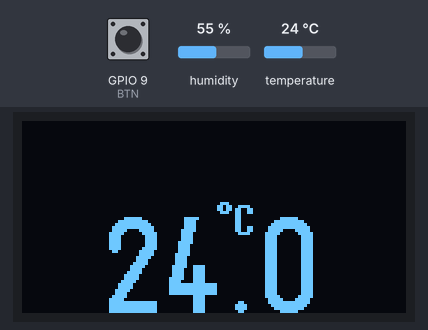
Simulated run of this sketch. Board: ESP32-C3. Parts: 128×64 one-colour display. Inputs (shaded band) come from the test bench; at power-on: GPIO 9 (BTN) HIGH, humidity 55 %, temperature 24 °C.

Above: at 1.6 s.
1.7 s: GPIO 9 (BTN) pulled LOW for 0.15 s
At 3.1 s:
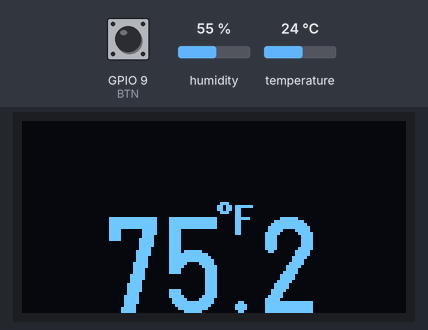
3.5 s: GPIO 9 (BTN) pulled LOW for 1 s
At 4.6 s:
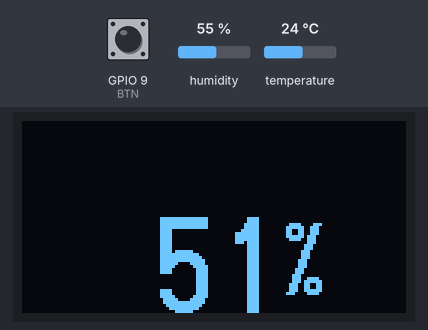
6.0 s: humidity set to 22 %
At 7.2 s:
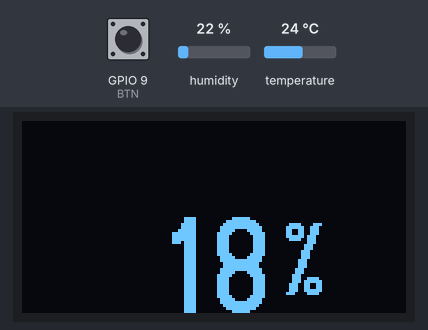
7.5 s: humidity set to 40 %
At 8.8 s:
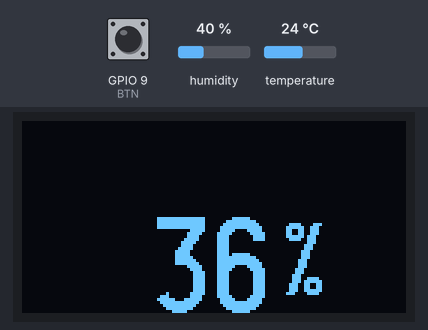
9.5 s: humidity set to 68 %
At 10.4 s:
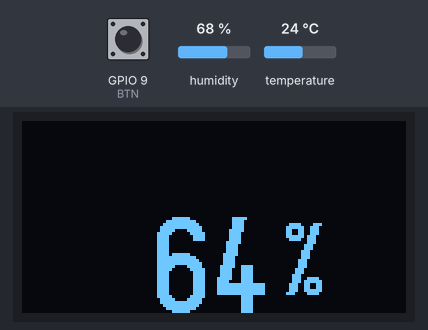
11.5 s: GPIO 9 (BTN) pulled LOW for 3.2 s
At 13.1 s:
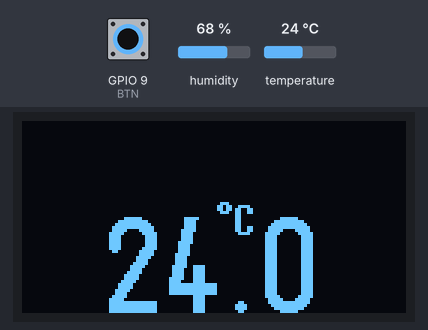
Timing chart, 0 to 14.6 s (numbered marks = the images above; inputs shaded):
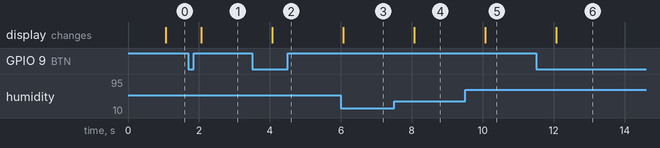

Measured:
- after the input at 1.7 s, the display: changes after 0.37 s (image 1)
- after the input at 3.5 s, the display: changes after 0.57 s (image 2)
- after the input at 6.0 s, the display: changes after 0.07 s (image 3)
- after the input at 7.5 s, the display: changes after 0.57 s (image 4)
- after the input at 9.5 s, the display: changes after 0.57 s (image 5)
- after the input at 11.5 s, the display: changes after 0.57 s (image 6)

The sketch:

esp32c3_sht30_button.ino
```cpp
/*
https://github.com/olikraus/u8g2/wiki/u8g2reference#setfont
https://github.com/olikraus/u8g2/wiki/fntlistallplain#u8g2-font-list
https://github.com/olikraus/u8g2/wiki/u8g2reference#clear
_mf, _mr, _mn refer to medium glyph sets optimized for memory usage.
_tn = digits only
_tr = full ASCII (most useful)
_tf = full ASCII with background fill

u8g2_font_<family><size>_<style>

Suffix	Meaning	Includes
_tr	transparent ASCII	letters, numbers, symbols
_tf	full ASCII (filled background)	same as tr but draws background
_tn	tabular numbers	digits only
_tm	numbers + punctuation	digits + . - :
_mf	medium font, full glyph	extended character set
_mr	medium font, reduced glyph	fewer characters
_mn	medium font, numbers only	digits only

Use case	  Font
Big digits	_tn
Full text	  _tr
Overwrite text	_tf
Minimal memory	_mr
Numbers + punctuation	_tm
*/
#include <Wire.h>
#include <U8g2lib.h>
#include <Adafruit_SHT31.h>
unsigned long lastUpdate = 0;
const unsigned long updateInterval = 1000;


// OLED (GPIO6=SCL, GPIO5=SDA)
U8G2_SSD1306_128X64_NONAME_F_HW_I2C u8g2(U8G2_R0); // Share GPIO5, GPIO6 with SHT30

// SHT30
Adafruit_SHT31 sht30 = Adafruit_SHT31();

// button
#define BTN 9  // change if needed

// display mode
int mode = 0;  // 0=C, 1=F, 2=Humidity

// offsets discovered earlier
#define XOFF 28
#define YOFF 24

void setup() {
  Serial.begin(115200);
  pinMode(BTN, INPUT_PULLUP);
  Wire.begin(5, 6);
  u8g2.begin();
  if (!sht30.begin(0x44)) {
    Serial.println("SHT30 not found");
  }
}

void drawBig(String value, String unit) {
  u8g2.clearBuffer();

  // large number font
  u8g2.setFont(u8g2_font_logisoso32_tf);
  int w = u8g2.getStrWidth(value.c_str());
  u8g2.drawStr((72 - w) / 2 + XOFF - 2, 40 + YOFF, value.c_str());
  // small unit label
  u8g2.setFont(u8g2_font_7x14B_tf);
  if (mode == 2) {
    u8g2.setFont(u8g2_font_logisoso24_tf);
    u8g2.drawStr(58 + XOFF, 34 + YOFF, unit.c_str());  // %
  } else {
    u8g2.drawStr(36 + XOFF, 14 + YOFF, unit.c_str()); // °C °F
  }
  u8g2.sendBuffer();
}

void loop() {

  // ---------- BUTTON HANDLING ----------
  static bool lastState = HIGH;
  bool current = digitalRead(BTN);

  if (lastState == HIGH && current == LOW) {
    mode++;
    if (mode > 2) mode = 0;
  }

  lastState = current;

  // ---------- UPDATE DISPLAY ----------
  if (millis() - lastUpdate >= updateInterval) {
    lastUpdate = millis();

    float t = sht30.readTemperature();
    float h = sht30.readHumidity();
    h -= 4.5;
    if (!isnan(t)) {

      if (mode == 0) {
        drawBig(String(t, 1), "\260C");
        // drawBig(String(t, 1), "C");
      } else if (mode == 1) {
        float f = t * 9.0 / 5.0 + 32.0;
        drawBig(String(f, 1), "\260F");
        // drawBig(String(f, 1), "F");
      } else {
        drawBig(String(h, 0), "%");
      }
    }
  }
}

void _loop() {

  // detect button press
  static bool lastState = HIGH;
  bool current = digitalRead(BTN);

  if (lastState == HIGH && current == LOW) {
    mode++;
    if (mode > 2) mode = 0;
    delay(200);  // debounce
  }
  lastState = current;
  float t = sht30.readTemperature();
  float h = sht30.readHumidity();

  if (!isnan(t)) {
    if (mode == 0) {
      drawBig(String(t, 1), "C");
    } else if (mode == 1) {
      float f = t * 9.0 / 5.0 + 32.0;
      drawBig(String(f, 1), "F");
    } else {
      drawBig(String(h, 0), "%");
    }
  } else {
    u8g2.clearBuffer();
    u8g2.setFont(u8g2_font_5x7_tr);
    u8g2.drawStr(0 + XOFF, 10 + YOFF, "Sensor error");
    u8g2.sendBuffer();
  }
  delay(1000);
}
```
